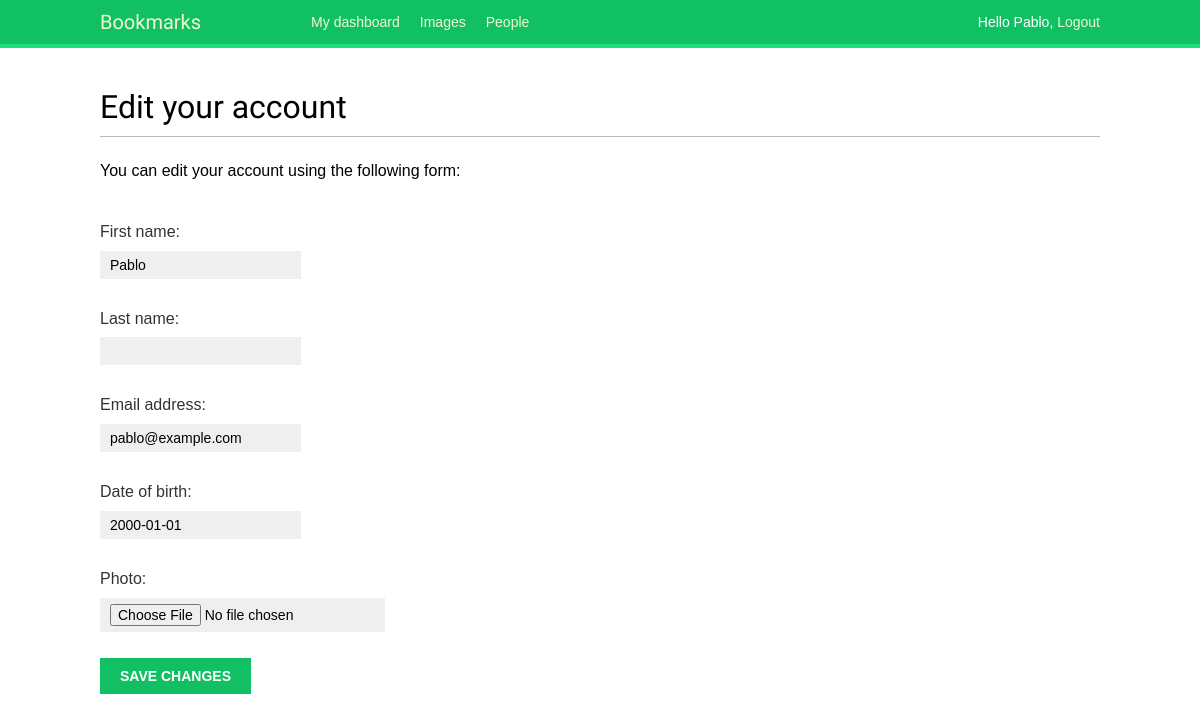
The page /account/edit/ (signed in) on the database as committed earlier.
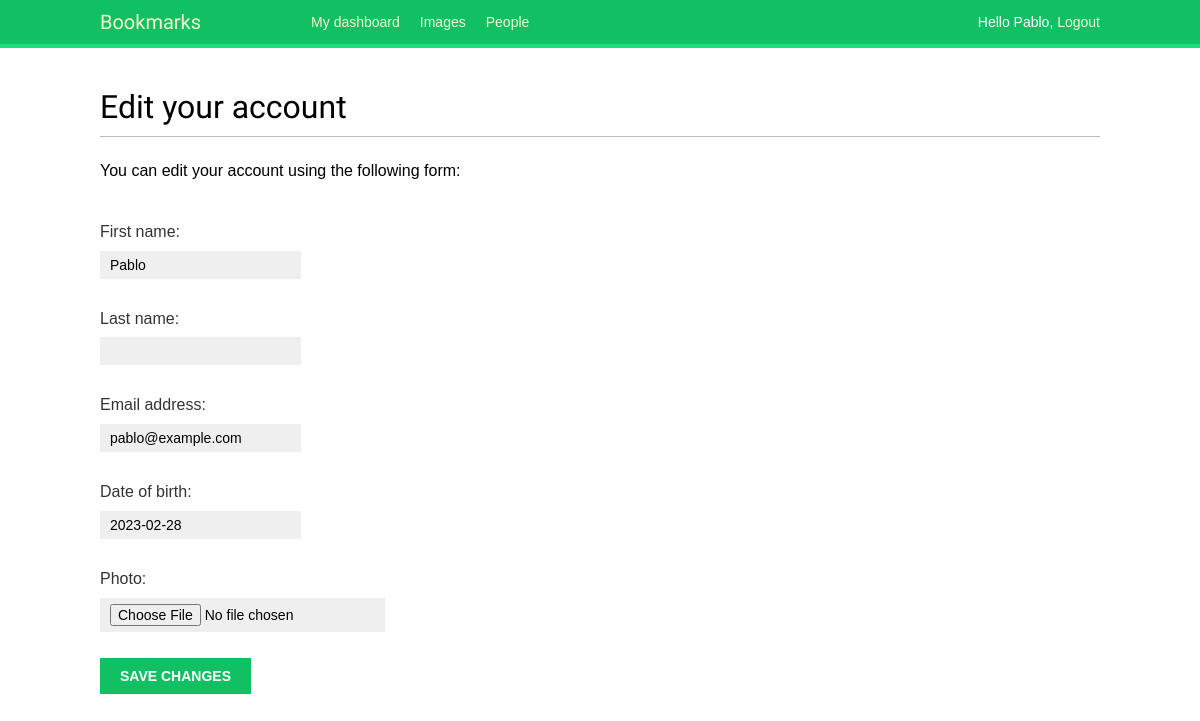
The same page on the database as committed later.
### account/models.py (models this page shows, shortened)
class Profile(models.Model):
    user = models.OneToOneField(settings.AUTH_USER_MODEL,
                    on_delete=models.CASCADE)
    date_of_birth = models.DateField(blank=True, null=True)
    photo = models.ImageField(upload_to='user/%Y/%m/%d/',
                    blank=True)

### account/views.py (the view)
# urls.py: path('edit/', views.edit, name='edit'),
@login_required
def edit(request):
    if request.method == 'POST':
        user_form = UserEditForm(
                instance=request.user,
                data=request.POST)
        profile_form = ProfileEditForm(
                instance=request.user.profile,
                data=request.POST,
                files=request.FILES)
        if user_form.is_valid() and profile_form.is_valid():
            user_form.save()
            profile_form.save()
            messages.success(request, 'Profile updates successfully')
        else:
            messages.error(request, 'Error updating your profile')
    else:   # request.GET
        user_form = UserEditForm(instance=request.user)
        profile_form = ProfileEditForm(instance=request.user.profile)
    return render(request,
                  'account/edit.html',
                  {'user_form': user_form,
                   'profile_form': profile_form})

### account/forms.py
class UserEditForm(forms.ModelForm):
    class Meta:
        model = User
        fields = ('first_name', 'last_name', 'email')

class ProfileEditForm(forms.ModelForm):
    class Meta:
        model = Profile
        fields = ('date_of_birth', 'photo')

### account/templates/account/edit.html (shortened to what this page needs)
{% extends 'base.html' %}
{% block content %}
    <h1>Edit your account</h1>
    <p>You can edit your account using the following form:</p>
    <form method="post" enctype="multipart/form-data">
        {{ user_form.as_p }}
        {{ profile_form.as_p }}
        <p><input type="submit" value="Save Changes"></p>
    </form>
{% endblock content %}

### account/templates/base.html (shortened to what this page needs)
{% load static %}
<!DOCTYPE html>
<html lang="en">
<head>
    <link rel="stylesheet" href="{% static 'css/base.css' %}">
</head>
<body>
    <div id="header">
        <span class="logo">Bookmarks</span>
        {% if request.user.is_authenticated %}
            <ul class="menu">
                <li {% if section == 'dashboard' %}class="selected"{% endif %}>
                    <a href="{% url 'dashboard' %}">My dashboard</a>
                </li>
                <li {% if section == 'images' %}class="secected"{% endif %}>
                    <a href="#">Images</a>
                </li>
                <li {% if section == 'people' %}class="selected"{% endif %}>
                    <a href="#">People</a>
                </li>
            </ul>
        {% endif %}
        <span class="user">
            {% if request.user.is_authenticated %}
                Hello {{ request.user.first_name|capfirst }},
                <a href="{% url 'logout' %}">Logout</a>
            {% else %}
                <a href="{% url 'login' %}">Log-in</a>
            {% endif %}
        </span>
    </div>
    <div id="content">
        {% block content %}
        {% endblock content %}
    </div>
</body>
</html>

### account/static/css/base.css (style rules this page uses)
body { margin:0; padding:0; font-family:helvetica, sans-serif; }
p { line-height: 1.8; }
a { color:#12c064; text-decoration:none; }
h1, h2, h3, h4, h5 , h6 { font-family: 'Muli', sans-serif; font-weight:normal; }
h1 { border-bottom:1px solid #bbb; padding:0 0 10px 0; margin:10px 0 20px 0; }
#header { padding:10px 100px; font-size:14px; background:#12c064; color:#fff; border-bottom:4px solid #1cdf78; overflow:auto; }
#header .logo { font-family: 'Muli', sans-serif; float:left; color:#f3f7cc; font-size:20px; margin-right:10%; }
#header ul.menu { list-style:none; float:left; margin:0; padding:0; }
#header ul.menu li { float:left; padding:4px 10px; }
#header a { color:#f3f7cc; }
#header .user { float:right; padding-top:4px; }
#content { padding:30px 100px; }
form { overflow:auto; }
form p { width:100%; overflow:auto; }
label { float:left; clear:both; color:#333; margin-bottom:4px; }
input, textarea { clear:both; float:left; margin:0 0 10px; background:#efefef; border:0; padding:6px 10px; font-size:14px; }
input[type=submit], a.button { font-weight:bold; background:#12c064; color:#fff; padding:10px 20px; font-size:14px; text-transform:uppercase; }

Rows that differ between the two databases and show on the page:
changed Profile: date_of_birth "2000-01-01" → "2023-02-28"
